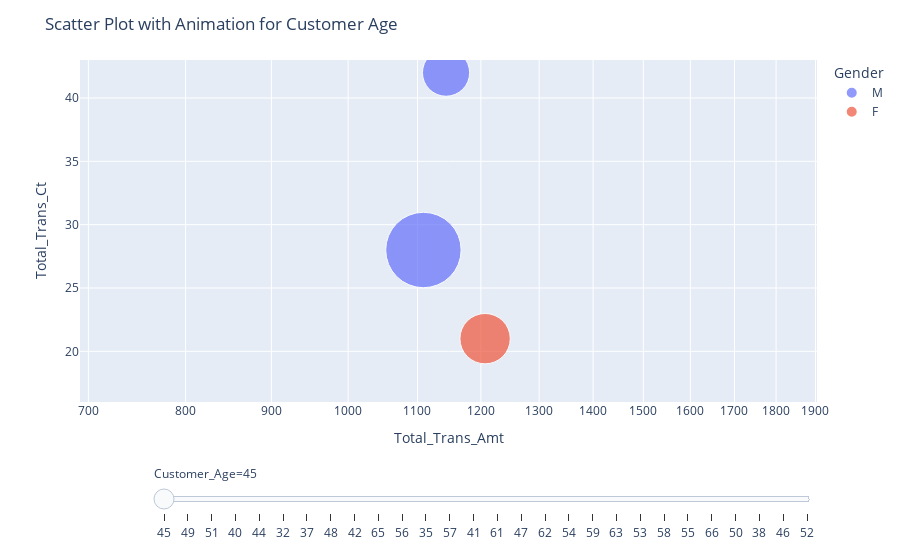

The notebook cell saved with this chart:
### Markdown cell above
### 8)How is the correlation between the number of total transactions ('Total_Trans_Ct') and the total transaction amount ('Total_Trans_Amt')?

### Code cell
import plotly.express as px
import pandas as pd


df = pd.DataFrame(Bank)

fig = px.scatter(df, x="Total_Trans_Amt", y="Total_Trans_Ct", animation_frame="Customer_Age",
           size="Credit_Limit", color="Gender", hover_name="Marital_Status",
           log_x=True, size_max=55, range_x=[df["Total_Trans_Amt"].min(), df["Total_Trans_Amt"].max()],
           range_y=[df["Total_Trans_Ct"].min(), df["Total_Trans_Ct"].max()])

fig["layout"].pop("updatemenus")  # optional, drop animation buttons
fig.update_layout(title='Scatter Plot with Animation for Customer Age',
                  xaxis=dict(title='Total_Trans_Amt'),
                  yaxis=dict(title='Total_Trans_Ct'))

fig.show()

### Figure 1 — Plotly figure (JSON) as saved in the notebook; plotly's stock layout.template omitted (floating-point values rounded to 4 significant figures)
{"data": [{"hovertemplate": "<b>%{hovertext}</b><br><br>Gender=M<br>Customer_Age=45<br>Total_Trans_Amt=%{x}<br>Total_Trans_Ct=%{y}<br>Credit_Limit=%{marker.size}<extra></extra>", "hovertext": ["Married", "Single"], "legendgroup": "M", "marker": {"color": "#636efa", "size": [12691, 32426], "sizemode": "area", "sizeref": 11.41, "symbol": "circle"}, "mode": "markers", "name": "M", "orientation": "v", "showlegend": true, "type": "scatter", "x": [1144, 1109], "xaxis": "x", "y": [42, 28], "yaxis": "y"}, {"hovertemplate": "<b>%{hovertext}</b><br><br>Gender=F<br>Customer_Age=45<br>Total_Trans_Amt=%{x}<br>Total_Trans_Ct=%{y}<br>Credit_Limit=%{marker.size}<extra></extra>", "hovertext": ["Married"], "legendgroup": "F", "marker": {"color": "#EF553B", "size": [14470], "sizemode": "area", "sizeref": 11.41, "symbol": "circle"}, "mode": "markers", "name": "F", "orientation": "v", "showlegend": true, "type": "scatter", "x": [1207], "xaxis": "x", "y": [21], "yaxis": "y"}], "layout": {"legend": {"itemsizing": "constant", "title": {"text": "Gender"}, "tracegroupgap": 0}, "margin": {"t": 60}, "sliders": [{"active": 0, "currentvalue": {"prefix": "Customer_Age="}, "len": 0.9, "pad": {"b": 10, "t": 60}, "steps": [{"args": [["45"], {"frame": {"duration": 0, "redraw": false}, "fromcurrent": true, "mode": "immediate", "transition": {"duration": 0, "easing": "linear"}}], "label": "45", "method": "animate"}, {"args": [["49"], {"frame": {"duration": 0, "redraw": false}, "fromcurrent": true, "mode": "immediate", "transition": {"duration": 0, "easing": "linear"}}], "label": "49", "method": "animate"}, {"args": [["51"], {"frame": {"duration": 0, "redraw": false}, "fromcurrent": true, "mode": "immediate", "transition": {"duration": 0, "easing": "linear"}}], "label": "51", "method": "animate"}, {"args": [["40"], {"frame": {"duration": 0, "redraw": false}, "fromcurrent": true, "mode": "immediate", "transition": {"duration": 0, "easing": "linear"}}], "label": "40", "method": "animate"}, {"args": [["44"], {"frame": {"duration": 0, "redraw": false}, "fromcurrent": true, "mode": "immediate", "transition": {"duration": 0, "easing": "linear"}}], "label": "44", "method": "animate"}, {"args": [["32"], {"frame": {"duration": 0, "redraw": false}, "fromcurrent": true, "mode": "immediate", "transition": {"duration": 0, "easing": "linear"}}], "label": "32", "method": "animate"}, {"args": [["37"], {"frame": {"duration": 0, "redraw": false}, "fromcurrent": true, "mode": "immediate", "transition": {"duration": 0, "easing": "linear"}}], "label": "37", "method": "animate"}, {"args": [["48"], {"frame": {"duration": 0, "redraw": false}, "fromcurrent": true, "mode": "immediate", "transition": {"duration": 0, "easing": "linear"}}], "label": "48", "method": "animate"}, {"args": [["42"], {"frame": {"duration": 0, "redraw": false}, "fromcurrent": true, "mode": "immediate", "transition": {"duration": 0, "easing": "linear"}}], "label": "42", "method": "animate"}, {"args": [["65"], {"frame": {"duration": 0, "redraw": false}, "fromcurrent": true, "mode": "immediate", "transition": {"duration": 0, "easing": "linear"}}], "label": "65", "method": "animate"}, {"args": [["56"], {"frame": {"duration": 0, "redraw": false}, "fromcurrent": true, "mode": "immediate", "transition": {"duration": 0, "easing": "linear"}}], "label": "56", "method": "animate"}, {"args": [["35"], {"frame": {"duration": 0, "redraw": false}, "fromcurrent": true, "mode": "immediate", "transition": {"duration": 0, "easing": "linear"}}], "label": "35", "method": "animate"}, {"args": [["57"], {"frame": {"duration": 0, "redraw": false}, "fromcurrent": true, "mode": "immediate", "transition": {"duration": 0, "easing": "linear"}}], "label": "57", "method": "animate"}, {"args": [["41"], {"frame": {"duration": 0, "redraw": false}, "fromcurrent": true, "mode": "immediate", "transition": {"duration": 0, "easing": "linear"}}], "label": "41", "method": "animate"}, {"args": [["61"], {"frame": {"duration": 0, "redraw": false}, "fromcurrent": true, "mode": "immediate", "transition": {"duration": 0, "easing": "linear"}}], "label": "61", "method": "animate"}, {"args": [["47"], {"frame": {"duration": 0, "redraw": false}, "fromcurrent": true, "mode": "immediate", "transition": {"duration": 0, "easing": "linear"}}], "label": "47", "method": "animate"}, {"args": [["62"], {"frame": {"duration": 0, "redraw": false}, "fromcurrent": true, "mode": "immediate", "transition": {"duration": 0, "easing": "linear"}}], "label": "62", "method": "animate"}, {"args": [["54"], {"frame": {"duration": 0, "redraw": false}, "fromcurrent": true, "mode": "immediate", "transition": {"duration": 0, "easing": "linear"}}], "label": "54", "method": "animate"}, {"args": [["59"], {"frame": {"duration": 0, "redraw": false}, "fromcurrent": true, "mode": "immediate", "transition": {"duration": 0, "easing": "linear"}}], "label": "59", "method": "animate"}, {"args": [["63"], {"frame": {"duration": 0, "redraw": false}, "fromcurrent": true, "mode": "immediate", "transition": {"duration": 0, "easing": "linear"}}], "label": "63", "method": "animate"}, {"args": [["53"], {"frame": {"duration": 0, "redraw": false}, "fromcurrent": true, "mode": "immediate", "transition": {"duration": 0, "easing": "linear"}}], "label": "53", "method": "animate"}, {"args": [["58"], {"frame": {"duration": 0, "redraw": false}, "fromcurrent": true, "mode": "immediate", "transition": {"duration": 0, "easing": "linear"}}], "label": "58", "method": "animate"}, {"args": [["55"], {"frame": {"duration": 0, "redraw": false}, "fromcurrent": true, "mode": "immediate", "transition": {"duration": 0, "easing": "linear"}}], "label": "55", "method": "animate"}, {"args": [["66"], {"frame": {"duration": 0, "redraw": false}, "fromcurrent": true, "mode": "immediate", "transition": {"duration": 0, "easing": "linear"}}], "label": "66", "method": "animate"}, {"args": [["50"], {"frame": {"duration": 0, "redraw": false}, "fromcurrent": true, "mode": "immediate", "transition": {"duration": 0, "easing": "linear"}}], "label": "50", "method": "animate"}, {"args": [["38"], {"frame": {"duration": 0, "redraw": false}, "fromcurrent": true, "mode": "immediate", "transition": {"duration": 0, "easing": "linear"}}], "label": "38", "method": "animate"}, {"args": [["46"], {"frame": {"duration": 0, "redraw": false}, "fromcurrent": true, "mode": "immediate", "transition": {"duration": 0, "easing": "linear"}}], "label": "46", "method": "animate"}, {"args": [["52"], {"frame": {"duration": 0, "redraw": false}, "fromcurrent": true, "mode": "immediate", "transition": {"duration": 0, "easing": "linear"}}], "label": "52", "method": "animate"}], "x": 0.1, "xanchor": "left", "y": 0, "yanchor": "top"}], "title": {"text": "Scatter Plot with Animation for Customer Age"}, "xaxis": {"anchor": "y", "domain": [0, 1], "range": [2.84, 3.28], "title": {"text": "Total_Trans_Amt"}, "type": "log"}, "yaxis": {"anchor": "x", "domain": [0, 1], "range": [16, 43], "title": {"text": "Total_Trans_Ct"}}}}
